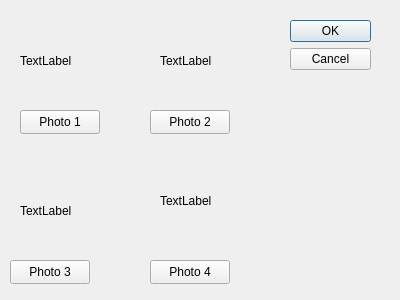
<?xml version="1.0" encoding="UTF-8"?>
<ui version="4.0">
 <class>Changer</class>
 <widget class="QDialog" name="Changer">
  <property name="geometry">
   <rect>
    <x>0</x>
    <y>0</y>
    <width>400</width>
    <height>300</height>
   </rect>
  </property>
  <property name="windowTitle">
   <string>Dialog</string>
  </property>
  <widget class="QDialogButtonBox" name="buttonBox">
   <property name="geometry">
    <rect>
     <x>290</x>
     <y>20</y>
     <width>81</width>
     <height>241</height>
    </rect>
   </property>
   <property name="orientation">
    <enum>Qt::Orientation::Vertical</enum>
   </property>
   <property name="standardButtons">
    <set>QDialogButtonBox::StandardButton::Cancel|QDialogButtonBox::StandardButton::Ok</set>
   </property>
  </widget>
  <widget class="QLabel" name="photo_1">
   <property name="geometry">
    <rect>
     <x>20</x>
     <y>10</y>
     <width>111</width>
     <height>101</height>
    </rect>
   </property>
   <property name="text">
    <string>TextLabel</string>
   </property>
   <property name="scaledContents">
    <bool>true</bool>
   </property>
  </widget>
  <widget class="QLabel" name="photo_2">
   <property name="geometry">
    <rect>
     <x>160</x>
     <y>10</y>
     <width>111</width>
     <height>101</height>
    </rect>
   </property>
   <property name="text">
    <string>TextLabel</string>
   </property>
   <property name="scaledContents">
    <bool>true</bool>
   </property>
  </widget>
  <widget class="QLabel" name="photo_3">
   <property name="geometry">
    <rect>
     <x>20</x>
     <y>160</y>
     <width>111</width>
     <height>101</height>
    </rect>
   </property>
   <property name="text">
    <string>TextLabel</string>
   </property>
   <property name="scaledContents">
    <bool>true</bool>
   </property>
  </widget>
  <widget class="QLabel" name="photo_4">
   <property name="geometry">
    <rect>
     <x>160</x>
     <y>150</y>
     <width>111</width>
     <height>101</height>
    </rect>
   </property>
   <property name="text">
    <string>TextLabel</string>
   </property>
   <property name="scaledContents">
    <bool>true</bool>
   </property>
  </widget>
  <widget class="QPushButton" name="pushButton_1">
   <property name="geometry">
    <rect>
     <x>20</x>
     <y>110</y>
     <width>80</width>
     <height>24</height>
    </rect>
   </property>
   <property name="text">
    <string>Photo 1</string>
   </property>
  </widget>
  <widget class="QPushButton" name="pushButton_2">
   <property name="geometry">
    <rect>
     <x>150</x>
     <y>110</y>
     <width>80</width>
     <height>24</height>
    </rect>
   </property>
   <property name="text">
    <string>Photo 2</string>
   </property>
  </widget>
  <widget class="QPushButton" name="pushButton_3">
   <property name="geometry">
    <rect>
     <x>10</x>
     <y>260</y>
     <width>80</width>
     <height>24</height>
    </rect>
   </property>
   <property name="text">
    <string>Photo 3</string>
   </property>
  </widget>
  <widget class="QPushButton" name="pushButton_4">
   <property name="geometry">
    <rect>
     <x>150</x>
     <y>260</y>
     <width>80</width>
     <height>24</height>
    </rect>
   </property>
   <property name="text">
    <string>Photo 4</string>
   </property>
  </widget>
 </widget>
 <resources/>
 <connections>
  <connection>
   <sender>buttonBox</sender>
   <signal>accepted()</signal>
   <receiver>Changer</receiver>
   <slot>accept()</slot>
   <hints>
    <hint type="sourcelabel">
     <x>248</x>
     <y>254</y>
    </hint>
    <hint type="destinationlabel">
     <x>157</x>
     <y>274</y>
    </hint>
   </hints>
  </connection>
  <connection>
   <sender>buttonBox</sender>
   <signal>rejected()</signal>
   <receiver>Changer</receiver>
   <slot>reject()</slot>
   <hints>
    <hint type="sourcelabel">
     <x>316</x>
     <y>260</y>
    </hint>
    <hint type="destinationlabel">
     <x>286</x>
     <y>274</y>
    </hint>
   </hints>
  </connection>
 </connections>
</ui>
